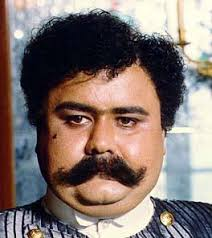
#> input picture Assignment22/5/abdi.jpg, 212 x 238 px, found by its file name
$ python convert2.py
#> lines starting #> are read from the running program, lines starting #| are printed output that depends on the picture
import cv2
import numpy as np

answer = np.zeros((250,1250), dtype=np.uint8)

akbar = cv2.imread("5/abdi.jpg", 0)
#> akbar: shape (238, 212); min 0, max 255, mean 120.3
bahare = cv2.imread("5/rahnama.jpg", 0)
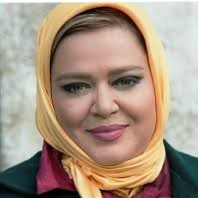
#> input picture Assignment22/5/rahnama.jpg, 198 x 198 px, found by its file name
#> bahare: shape (198, 198); min 0, max 255, mean 151.6
dim = (250, 250)

akbar = cv2.resize(akbar, dim)
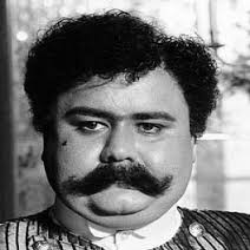
#> akbar: shape (250, 250); min 0, max 255, mean 120.1
bahare = cv2.resize(bahare, dim)
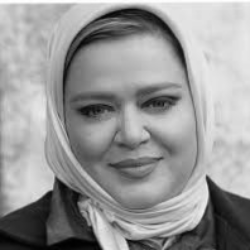
#> bahare: shape (250, 250); min 0, max 255, mean 151.5

pic0 = akbar
pic4 = bahare
pic1 = akbar//2 + bahare//4
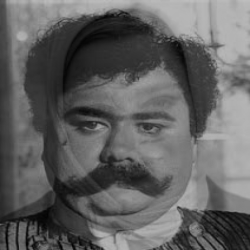
#> pic1: shape (250, 250); min 2, max 190, mean 97.3
pic2 = akbar//2 + bahare//2
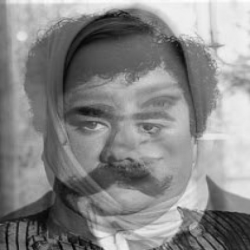
#> pic2: shape (250, 250); min 3, max 254, mean 135.3
pic3 = akbar//4 + bahare//2
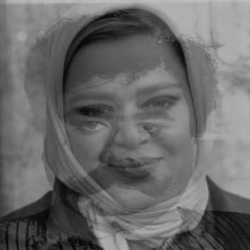
#> pic3: shape (250, 250); min 2, max 190, mean 105.2

answer[0:250, 0:250] = pic0
answer[0:250, 250:500] = pic1
answer[0:250, 500:750] = pic2
answer[0:250, 750:1000] = pic3
answer[0:250, 1000:1250] = pic4
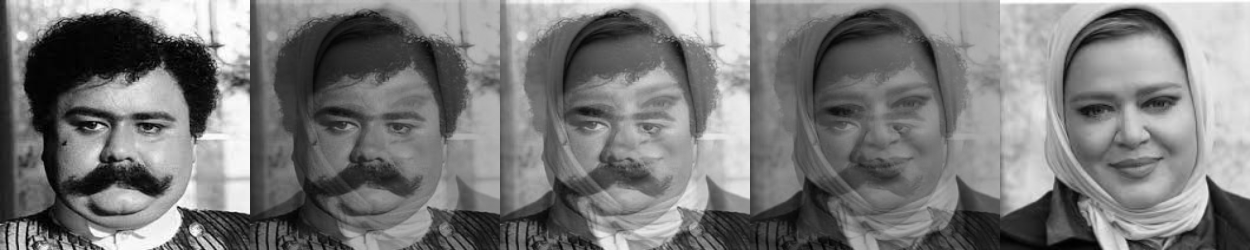
#> answer: shape (250, 1250); min 0, max 255, mean 121.9

cv2.imwrite("5/result.jpg", answer)
cv2.imshow('a', answer)
cv2.waitKey()
